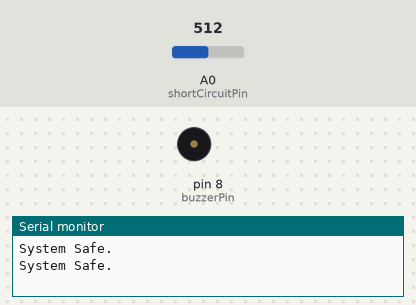
The sketch below on a simulated Arduino Uno, built with avr-gcc and run on an emulated ATmega328P. On the bench: buzzer (waves = sounding, pin HIGH), the last lines printed to the serial monitor. The test bench sets the inputs (shaded band); at power-on: A0 (shortCircuitPin) = 512.

Above: at 1.8 s.
1.9 s: A0 (shortCircuitPin) set to 482
At 2.4 s:
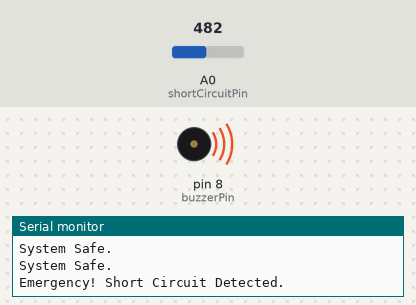
3.5 s: A0 (shortCircuitPin) set to 510
At 5.2 s:
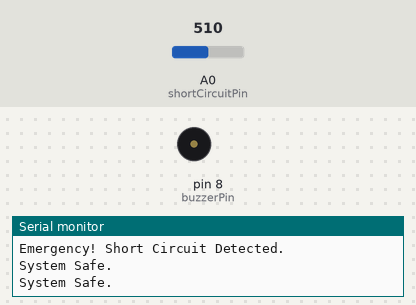
5.5 s: A0 (shortCircuitPin) set to 490
At 6.7 s:
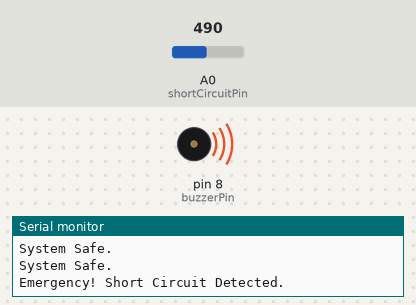
Timing chart, 0 to 8.5 s (numbered marks = the images above; inputs shaded):
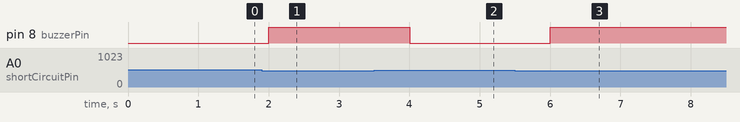

Measured:
- the behaviour switches between 500 and 499 on A0 (shortCircuitPin) (found by bisection; images 0 and 1)
- after the input at 1.9 s, pin 8 (buzzerPin): LOW → HIGH after 0.10 s
- after the input at 3.5 s, pin 8 (buzzerPin): HIGH → LOW after 0.50 s
- after the input at 5.5 s, pin 8 (buzzerPin): LOW → HIGH after 0.50 s

The sketch:

code.ino
```cpp
#define shortCircuitPin A0  // Pin to detect short circuit (Analog Input)
#define buzzerPin 8
 // Buzzer for alarm
#define safeThreshold 500   // Adjust based on your sensor readings
void setup() {
pinMode(shortCircuitPin, INPUT);
pinMode(buzzerPin, OUTPUT);
Serial.begin(9600);  // For debugging
}
void loop() {
int sensorValue = analogRead(shortCircuitPin);
if (sensorValue < safeThreshold) { // Short circuit detected
digitalWrite(buzzerPin, HIGH); // Alarm ON
Serial.println("Emergency! Short Circuit Detected.");
} else { // Safe condition
digitalWrite(buzzerPin, LOW); // Alarm OFF
Serial.println("System Safe.");
}
delay(1000); // Delay for stability
}
```
